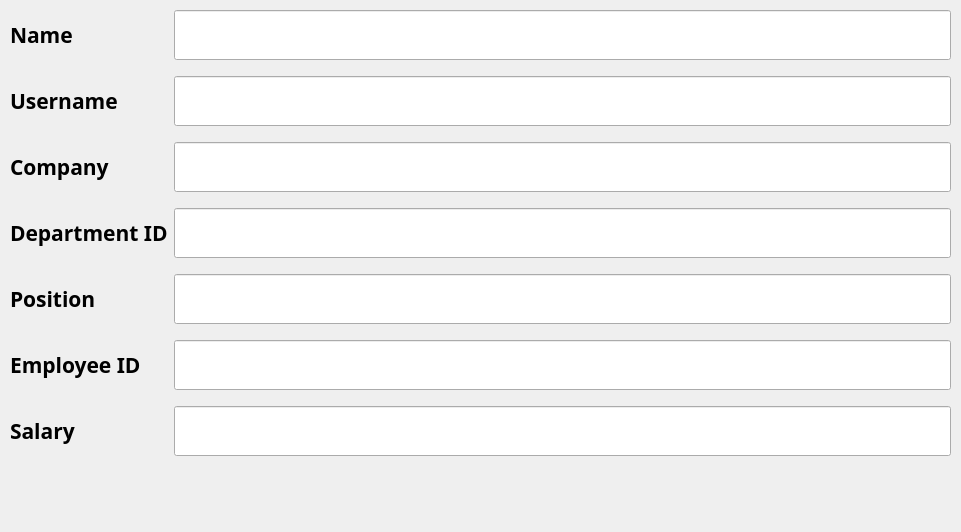
    <widget class="QWidget" name="formLayoutWidget">
     <property name="geometry">
      <rect>
       <x>380</x>
       <y>80</y>
       <width>961</width>
       <height>532</height>
      </rect>
     </property>
     <layout class="QFormLayout" name="formLayout_2">
      <property name="fieldGrowthPolicy">
       <enum>QFormLayout::AllNonFixedFieldsGrow</enum>
      </property>
      <property name="verticalSpacing">
       <number>16</number>
      </property>
      <property name="leftMargin">
       <number>10</number>
      </property>
      <property name="topMargin">
       <number>10</number>
      </property>
      <property name="rightMargin">
       <number>10</number>
      </property>
      <property name="bottomMargin">
       <number>10</number>
      </property>
      <item row="0" column="0">
       <widget class="QLabel" name="name_label_1">
        <property name="sizePolicy">
         <sizepolicy hsizetype="Expanding" vsizetype="Preferred">
          <horstretch>0</horstretch>
          <verstretch>0</verstretch>
         </sizepolicy>
        </property>
        <property name="minimumSize">
         <size>
          <width>100</width>
          <height>50</height>
         </size>
        </property>
        <property name="font">
         <font>
          <family>Ubuntu Condensed</family>
          <pointsize>16</pointsize>
          <weight>75</weight>
          <bold>true</bold>
         </font>
        </property>
        <property name="text">
         <string>Name</string>
        </property>
        <property name="alignment">
         <set>Qt::AlignLeading|Qt::AlignLeft|Qt::AlignVCenter</set>
        </property>
        <property name="wordWrap">
         <bool>false</bool>
        </property>
       </widget>
      </item>
      <item row="0" column="1">
       <widget class="QLineEdit" name="name_lineEdit">
        <property name="enabled">
         <bool>true</bool>
        </property>
        <property name="sizePolicy">
         <sizepolicy hsizetype="Expanding" vsizetype="Preferred">
          <horstretch>0</horstretch>
          <verstretch>0</verstretch>
         </sizepolicy>
        </property>
        <property name="minimumSize">
         <size>
          <width>0</width>
          <height>40</height>
         </size>
        </property>
        <property name="font">
         <font>
          <family>Ubuntu Condensed</family>
          <pointsize>15</pointsize>
         </font>
        </property>
        <property name="inputMask">
         <string/>
        </property>
        <property name="text">
         <string/>
        </property>
        <property name="frame">
         <bool>true</bool>
        </property>
        <property name="echoMode">
         <enum>QLineEdit::Normal</enum>
        </property>
       </widget>
      </item>
      <item row="1" column="0">
       <widget class="QLabel" name="username_label_2">
        <property name="sizePolicy">
         <sizepolicy hsizetype="Expanding" vsizetype="Preferred">
          <horstretch>0</horstretch>
          <verstretch>0</verstretch>
         </sizepolicy>
        </property>
        <property name="minimumSize">
         <size>
          <width>100</width>
          <height>50</height>
         </size>
        </property>
        <property name="font">
         <font>
          <family>Ubuntu Condensed</family>
          <pointsize>16</pointsize>
          <weight>75</weight>
          <bold>true</bold>
         </font>
        </property>
        <property name="text">
         <string>Username</string>
        </property>
        <property name="alignment">
         <set>Qt::AlignLeading|Qt::AlignLeft|Qt::AlignVCenter</set>
        </property>
        <property name="wordWrap">
         <bool>false</bool>
        </property>
       </widget>
      </item>
      <item row="1" column="1">
       <widget class="QLineEdit" name="username_lineEdit_2">
        <property name="enabled">
         <bool>true</bool>
        </property>
        <property name="sizePolicy">
         <sizepolicy hsizetype="Expanding" vsizetype="Preferred">
          <horstretch>0</horstretch>
          <verstretch>0</verstretch>
         </sizepolicy>
        </property>
        <property name="minimumSize">
         <size>
          <width>0</width>
          <height>40</height>
         </size>
        </property>
        <property name="font">
         <font>
          <family>Ubuntu Condensed</family>
          <pointsize>15</pointsize>
         </font>
        </property>
        <property name="inputMask">
         <string/>
        </property>
        <property name="text">
         <string/>
        </property>
        <property name="frame">
         <bool>true</bool>
        </property>
        <property name="echoMode">
         <enum>QLineEdit::Normal</enum>
        </property>
       </widget>
      </item>
      <item row="2" column="0">
       <widget class="QLabel" name="company_label_3">
        <property name="sizePolicy">
         <sizepolicy hsizetype="Expanding" vsizetype="Preferred">
          <horstretch>0</horstretch>
          <verstretch>0</verstretch>
         </sizepolicy>
        </property>
        <property name="minimumSize">
         <size>
          <width>100</width>
          <height>50</height>
         </size>
        </property>
        <property name="font">
         <font>
          <family>Ubuntu Condensed</family>
          <pointsize>16</pointsize>
          <weight>75</weight>
          <bold>true</bold>
         </font>
        </property>
        <property name="text">
         <string>Company</string>
        </property>
        <property name="alignment">
         <set>Qt::AlignLeading|Qt::AlignLeft|Qt::AlignVCenter</set>
        </property>
        <property name="wordWrap">
         <bool>false</bool>
        </property>
       </widget>
      </item>
      <item row="2" column="1">
       <widget class="QLineEdit" name="company_lineEdit_3">
        <property name="enabled">
         <bool>true</bool>
        </property>
        <property name="sizePolicy">
         <sizepolicy hsizetype="Expanding" vsizetype="Preferred">
          <horstretch>0</horstretch>
          <verstretch>0</verstretch>
         </sizepolicy>
        </property>
        <property name="minimumSize">
         <size>
          <width>0</width>
          <height>40</height>
         </size>
        </property>
        <property name="font">
         <font>
          <family>Ubuntu Condensed</family>
          <pointsize>15</pointsize>
         </font>
        </property>
        <property name="inputMask">
         <string/>
        </property>
        <property name="text">
         <string/>
        </property>
        <property name="frame">
         <bool>true</bool>
        </property>
        <property name="echoMode">
         <enum>QLineEdit::Normal</enum>
        </property>
       </widget>
      </item>
      <item row="3" column="0">
       <widget class="QLabel" name="department_label_4">
        <property name="sizePolicy">
         <sizepolicy hsizetype="Expanding" vsizetype="Preferred">
          <horstretch>0</horstretch>
          <verstretch>0</verstretch>
         </sizepolicy>
        </property>
        <property name="minimumSize">
         <size>
          <width>100</width>
          <height>50</height>
         </size>
        </property>
        <property name="font">
         <font>
          <family>Ubuntu Condensed</family>
          <pointsize>16</pointsize>
          <weight>75</weight>
          <bold>true</bold>
         </font>
        </property>
        <property name="text">
         <string>Department ID</string>
        </property>
        <property name="alignment">
         <set>Qt::AlignLeading|Qt::AlignLeft|Qt::AlignVCenter</set>
        </property>
        <property name="wordWrap">
         <bool>false</bool>
        </property>
       </widget>
      </item>
      <item row="3" column="1">
       <widget class="QLineEdit" name="department_lineEdit_4">
        <property name="enabled">
         <bool>true</bool>
        </property>
        <property name="sizePolicy">
         <sizepolicy hsizetype="Expanding" vsizetype="Preferred">
          <horstretch>0</horstretch>
          <verstretch>0</verstretch>
         </sizepolicy>
        </property>
        <property name="minimumSize">
         <size>
          <width>0</width>
          <height>40</height>
         </size>
        </property>
        <property name="font">
         <font>
          <family>Ubuntu Condensed</family>
          <pointsize>15</pointsize>
         </font>
        </property>
        <property name="inputMask">
         <string/>
        </property>
        <property name="text">
         <string/>
        </property>
        <property name="frame">
         <bool>true</bool>
        </property>
        <property name="echoMode">
         <enum>QLineEdit::Normal</enum>
        </property>
       </widget>
      </item>
      <item row="4" column="0">
       <widget class="QLabel" name="position_label_5">
        <property name="sizePolicy">
         <sizepolicy hsizetype="Expanding" vsizetype="Preferred">
          <horstretch>0</horstretch>
          <verstretch>0</verstretch>
         </sizepolicy>
        </property>
        <property name="minimumSize">
         <size>
          <width>100</width>
          <height>50</height>
         </size>
        </property>
        <property name="font">
         <font>
          <family>Ubuntu Condensed</family>
          <pointsize>16</pointsize>
          <weight>75</weight>
          <bold>true</bold>
         </font>
        </property>
        <property name="text">
         <string>Position</string>
        </property>
        <property name="alignment">
         <set>Qt::AlignLeading|Qt::AlignLeft|Qt::AlignVCenter</set>
        </property>
        <property name="wordWrap">
         <bool>false</bool>
        </property>
       </widget>
      </item>
      <item row="4" column="1">
       <widget class="QLineEdit" name="position_lineEdit_5">
        <property name="enabled">
         <bool>true</bool>
        </property>
        <property name="sizePolicy">
         <sizepolicy hsizetype="Expanding" vsizetype="Preferred">
          <horstretch>0</horstretch>
          <verstretch>0</verstretch>
         </sizepolicy>
        </property>
        <property name="minimumSize">
         <size>
          <width>0</width>
          <height>40</height>
         </size>
        </property>
        <property name="font">
         <font>
          <family>Ubuntu Condensed</family>
          <pointsize>15</pointsize>
         </font>
        </property>
        <property name="inputMask">
         <string/>
        </property>
        <property name="text">
         <string/>
        </property>
        <property name="frame">
         <bool>true</bool>
        </property>
        <property name="echoMode">
         <enum>QLineEdit::Normal</enum>
        </property>
       </widget>
      </item>
      <item row="6" column="0">
       <widget class="QLabel" name="employee_id_label_7">
        <property name="sizePolicy">
         <sizepolicy hsizetype="Expanding" vsizetype="Preferred">
          <horstretch>0</horstretch>
          <verstretch>0</verstretch>
         </sizepolicy>
        </property>
        <property name="minimumSize">
         <size>
          <width>100</width>
          <height>50</height>
         </size>
        </property>
        <property name="font">
         <font>
          <family>Ubuntu Condensed</family>
          <pointsize>16</pointsize>
          <weight>75</weight>
          <bold>true</bold>
         </font>
        </property>
        <property name="text">
         <string>Employee ID</string>
        </property>
        <property name="alignment">
         <set>Qt::AlignLeading|Qt::AlignLeft|Qt::AlignVCenter</set>
        </property>
        <property name="wordWrap">
         <bool>false</bool>
        </property>
       </widget>
      </item>
      <item row="6" column="1">
       <widget class="QLineEdit" name="employee_id_lineEdit_7">
        <property name="enabled">
         <bool>true</bool>
        </property>
        <property name="sizePolicy">
         <sizepolicy hsizetype="Expanding" vsizetype="Preferred">
          <horstretch>0</horstretch>
          <verstretch>0</verstretch>
         </sizepolicy>
        </property>
        <property name="minimumSize">
         <size>
          <width>0</width>
          <height>40</height>
         </size>
        </property>
        <property name="font">
         <font>
          <family>Ubuntu Condensed</family>
          <pointsize>15</pointsize>
         </font>
        </property>
        <property name="inputMask">
         <string/>
        </property>
        <property name="text">
         <string/>
        </property>
        <property name="frame">
         <bool>true</bool>
        </property>
        <property name="echoMode">
         <enum>QLineEdit::Normal</enum>
        </property>
       </widget>
      </item>
      <item row="7" column="0">
       <widget class="QLabel" name="salary_label_6">
        <property name="sizePolicy">
         <sizepolicy hsizetype="Expanding" vsizetype="Preferred">
          <horstretch>0</horstretch>
          <verstretch>0</verstretch>
         </sizepolicy>
        </property>
        <property name="minimumSize">
         <size>
          <width>100</width>
          <height>50</height>
         </size>
        </property>
        <property name="font">
         <font>
          <family>Ubuntu Condensed</family>
          <pointsize>16</pointsize>
          <weight>75</weight>
          <bold>true</bold>
         </font>
        </property>
        <property name="text">
         <string>Salary</string>
        </property>
        <property name="alignment">
         <set>Qt::AlignLeading|Qt::AlignLeft|Qt::AlignVCenter</set>
        </property>
        <property name="wordWrap">
         <bool>false</bool>
        </property>
       </widget>
      </item>
      <item row="7" column="1">
       <widget class="QLineEdit" name="salary_lineEdit_6">
        <property name="enabled">
         <bool>true</bool>
        </property>
        <property name="sizePolicy">
         <sizepolicy hsizetype="Expanding" vsizetype="Preferred">
          <horstretch>0</horstretch>
          <verstretch>0</verstretch>
         </sizepolicy>
        </property>
        <property name="minimumSize">
         <size>
          <width>0</width>
          <height>40</height>
         </size>
        </property>
        <property name="font">
         <font>
          <family>Ubuntu Condensed</family>
          <pointsize>15</pointsize>
         </font>
        </property>
        <property name="inputMask">
         <string/>
        </property>
        <property name="text">
         <string/>
        </property>
        <property name="frame">
         <bool>true</bool>
        </property>
        <property name="echoMode">
         <enum>QLineEdit::Normal</enum>
        </property>
       </widget>
      </item>
     </layout>
    </widget>
